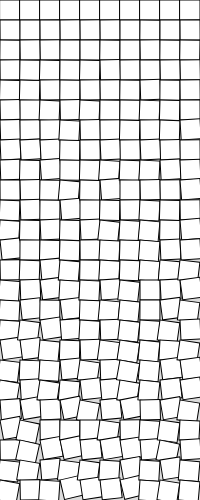
Frame 1 (no input)
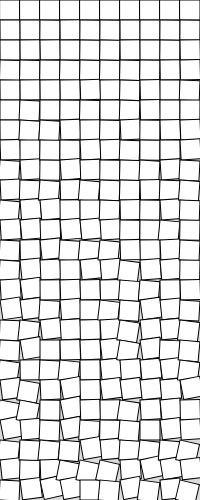
Frame 2 (the mouse pressed at the canvas centre, redrawn once)

The p5.js sketch that drew these frames (run headless with seeded random() and noise() and a simulated clock; the mouse was pressed at the canvas centre and the sketch redrawn once):

// p5.js sketch
// ── sketch.js

function setup() {
    createCanvas(200, 500);
    noLoop();
}

const w = 20;
const epsilon = 0.001;

function draw() {
    background(220);

    for (let x = 0; x < width; x += w) {
        for (let y = 0; y < height; y += w) {
            push();
            translate(x, y);
            rotate(epsilon * (random() - 0.5) * y)
            square(0, 0, w);
            pop();
        }
    }

}
